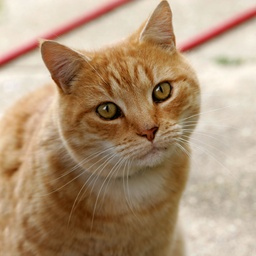
#> input picture Cat03.jpg, 256 x 256 px, shrunk from 1600 x 1598 before the run, found by its file name
$ python SobelFilter.py
#> lines starting #> are read from the running program, lines starting #| are printed output that depends on the picture
#> in main, image is the input picture: PIL image 256x256 RGB; mean R, G, B 175.9, 148.8, 120.7
# -*- coding: utf-8 -*-
from PIL import Image
import numpy as np

def inicializa(matriz_in):
    '''
    Opcional: zero padding
    '''
    x,y,z = np.shape(matriz_in)
    matriz_out = np.zeros((x+2,y+2,z), dtype=np.uint8)
    for i in range(x):
        for j in range(y):
            matriz_out[i+1][j+1]=matriz_in[i][j]
    return matriz_out

def correl(m0, m1, m2):
    '''
    m0 e m1: filtros 3x3 vertical e horizontal
    m2: matriz a ser filtrada
    '''
    x,y,z = np.shape(m2)
#> x = 256; y = 256; z = 3
    submatriz=np.zeros((3,3,3), dtype=np.uint8)
    result=np.zeros((x-2,y-2,3), dtype=np.uint8)
    for j in range(x-2):
        for k in range(y-2):
            submatriz =     [
                              [m2[j  ,k],m2[j  ,k+1],m2[j  ,k+2]],
                              [m2[j+1,k],m2[j+1,k+1],m2[j+1,k+2]],
                              [m2[j+2,k],m2[j+2,k+1],m2[j+2,k+2]]
                            ]
            result[j,k] = np.sqrt((sum(np.sum(m0 * submatriz, axis=1)))**2 +
                                  (sum(np.sum(m1 * submatriz, axis=1)))**2)
            result[j,k] = np.clip(np.round(result[j,k]),a_min=0,a_max=255)
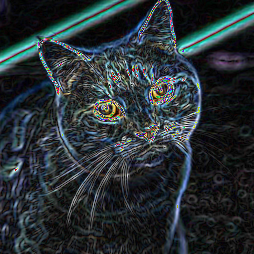
#> result: shape (254, 254, 3); mean R, G, B 40.5, 49.1, 53.2
    return result

def main():
    # ref: https://en.wikipedia.org/wiki/Sobel_operator
    dx = np.array ([
                    [
                        [-1],[0],[1]
                    ],
                    [
                        [-2],[0],[2]
                    ],
                    [
                        [-1],[0],[1]
                    ]
                   ])
    dy = np.array ([
                    [
                        [-1],[-2],[-1]
                    ],
                    [
                        [0],[0],[0]
                    ],
                    [
                        [1],[2],[1]
                    ]
                   ])


    image = Image.open("cat03.jpg")
    immatriz = np.array(image)
    #immatriz = inicializa(immatriz) # nao necessario
    result=correl(dx,dy,immatriz)
    del immatriz
    img = Image.fromarray(result)
    img.show()

main()
